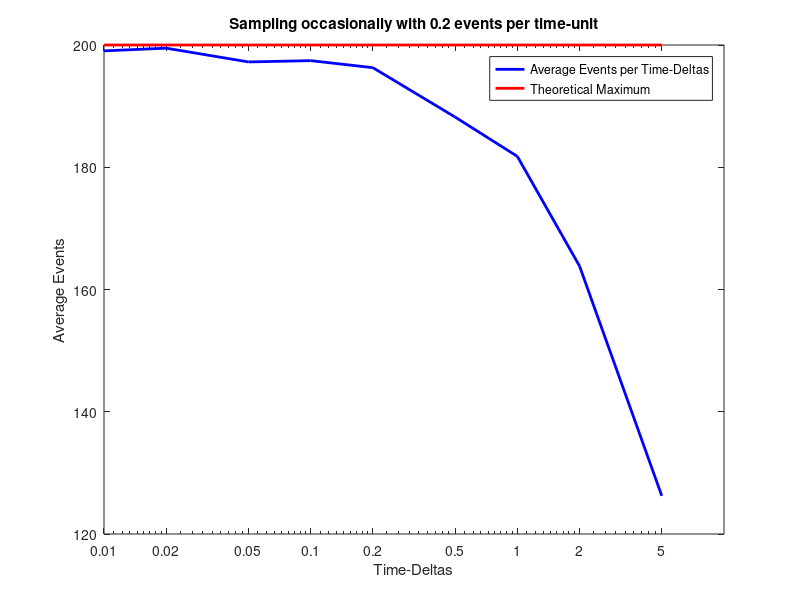

The MATLAB script that drew this image:
dtAvgs = [
5.000,126.240;
2.000,163.830;
1.000,181.780;
0.500,188.210;
0.200,196.290;
0.100,197.440;
0.050,197.230;
0.020,199.480;
0.010,199.040;
];
ecsTheory = 200.0;
dt = dtAvgs (:, 1);
avg = dtAvgs (:, 2);
minDt = min(dt);
maxDt = max(dt);
n = length (dt);
ecsTheoryLinePoints = n + 1;
ecsTheoryLineX = [0; dt];
ecsTheoryLineY = ones(ecsTheoryLinePoints, 1) * ecsTheory;
figure;
semilogx (dt, avg, 'color', 'blue', 'linewidth', 2);
hold on
plot (ecsTheoryLineX, ecsTheoryLineY, 'color', 'red', 'linewidth', 2);
yTickUpperLimit = ecsTheory * 1.1;
%axis ([0 maxDt 0 yTickUpperLimit]);
%axis ('auto x');
xLabels = cellstr(num2str(dt));
%set(gca,'YTick', 0:500:yTickUpperLimit);
%set(gca,'YTick', avg);
set(gca,'XTick', dt);
set(gca, 'xticklabel', xLabels);
xlabel ('Time-Deltas');
ylabel ('Average Events');
legend ('Average Events per Time-Deltas', 'Theoretical Maximum');
title ('Sampling occasionally with 0.2 events per time-unit');
